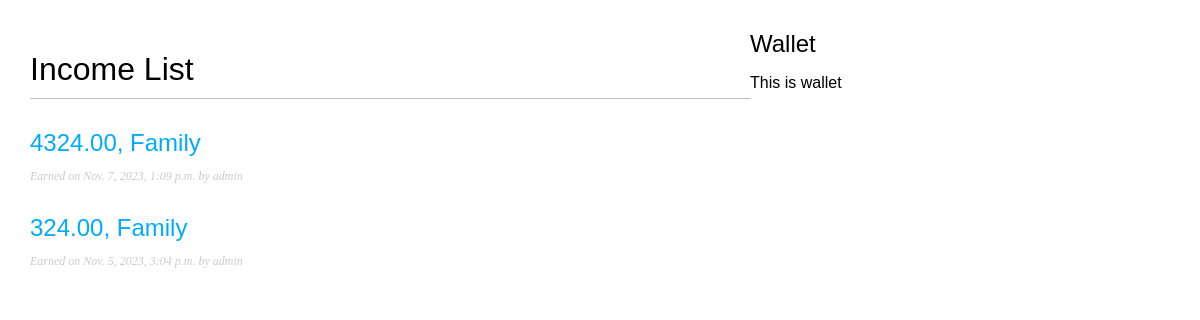
/wallet/earning, run on the app's committed database.
### wallet/models/income.py (models this page shows, shortened)
class Income(models.Model):
    class CurrencyChoices(models.IntegerChoices):# this subclass represents Python enum in Django
        KGS = 1, 'KGS'
        USD = 2, 'USD'
        RUB = 3, 'RUB'
        KZT = 4, 'KZT'
        EUR = 5, 'EUR'
        GBP = 6, 'GBP'
        CNY = 7, 'CNY'
        TRY = 8, 'TRY'
    amount = models.DecimalField(decimal_places=2, max_digits=12)
    currency = models.PositiveSmallIntegerField(
        choices=CurrencyChoices.choices,
        default=CurrencyChoices.KGS
    )
    slug = models.SlugField(max_length=150,
                            null=True,
                            unique_for_date='created_at')
    created_at = models.DateTimeField(auto_now_add=True)
    sub_category = models.ForeignKey(SubCategory,
                                     on_delete=models.CASCADE,
                                     null=True)
    wallet = models.ForeignKey(Wallet,
                               on_delete=models.CASCADE,
                               null=True)
    member = models.ForeignKey(User,
                               on_delete=models.CASCADE,
                               related_name='wallet_incomes')
    objects = models.Manager()
    earned = IncomeManager()
    class Meta:
        ordering = ['-created_at']
        indexes = [
            models.Index(fields=['-created_at'])
            ]
    def get_absolute_url(self):
        return reverse('wallet:earning_detail',
                       args=[self.created_at.year,
                             self.created_at.month,
                             self.created_at.day,
                             self.slug])

### wallet/models/wallet.py (models this page shows)
class Wallet(models.Model):
    name = models.CharField(max_length=50)
    slug = models.SlugField(max_length=50)
    def __str__(self) -> str:
        return self.name

### wallet/views.py (the view)
# urls.py: path('earning', views.income_list, name='earning_list'),
def income_list(request):
    earning = Income.objects.all()
    return render(request,
                  'income/list.html',
                  {'earning': earning})

### wallet/templates/income/list.html (shortened to what this page needs)
{% extends 'wallet/base.html' %}
{% block content %}
    <h1>Income List</h1>
    {% for obj in earning %}
        <h2>
            <a href="{{ obj.get_absolute_url }}">
                {{ obj.amount }}, {{ obj.wallet }}
            </a>
        </h2>
        <p class="date">
            Earned on {{obj.created_at}} by {{obj.member}}
        </p>
    {% endfor %}
{% endblock %}

### wallet/static/css/wallet.css (style rules this page uses)
body { margin:0; padding:0; font-family:helvetica, sans-serif; }
a { color:#00abff; text-decoration:none; }
h1 { font-weight:normal; border-bottom:1px solid #bbb; padding:0 0 10px 0; }
h2 { font-weight:normal; margin:30px 0 0; }
p.date { color:#ccc; font-family: georgia, serif; font-size: 12px; font-style: italic; }

### data on the page
Income: amount "4324.00", wallet "Family", created_at "Nov. 7, 2023, 1:09 p.m.", member "admin"
Income: amount "324.00", wallet "Family", created_at "Nov. 5, 2023, 3:04 p.m.", member "admin"
